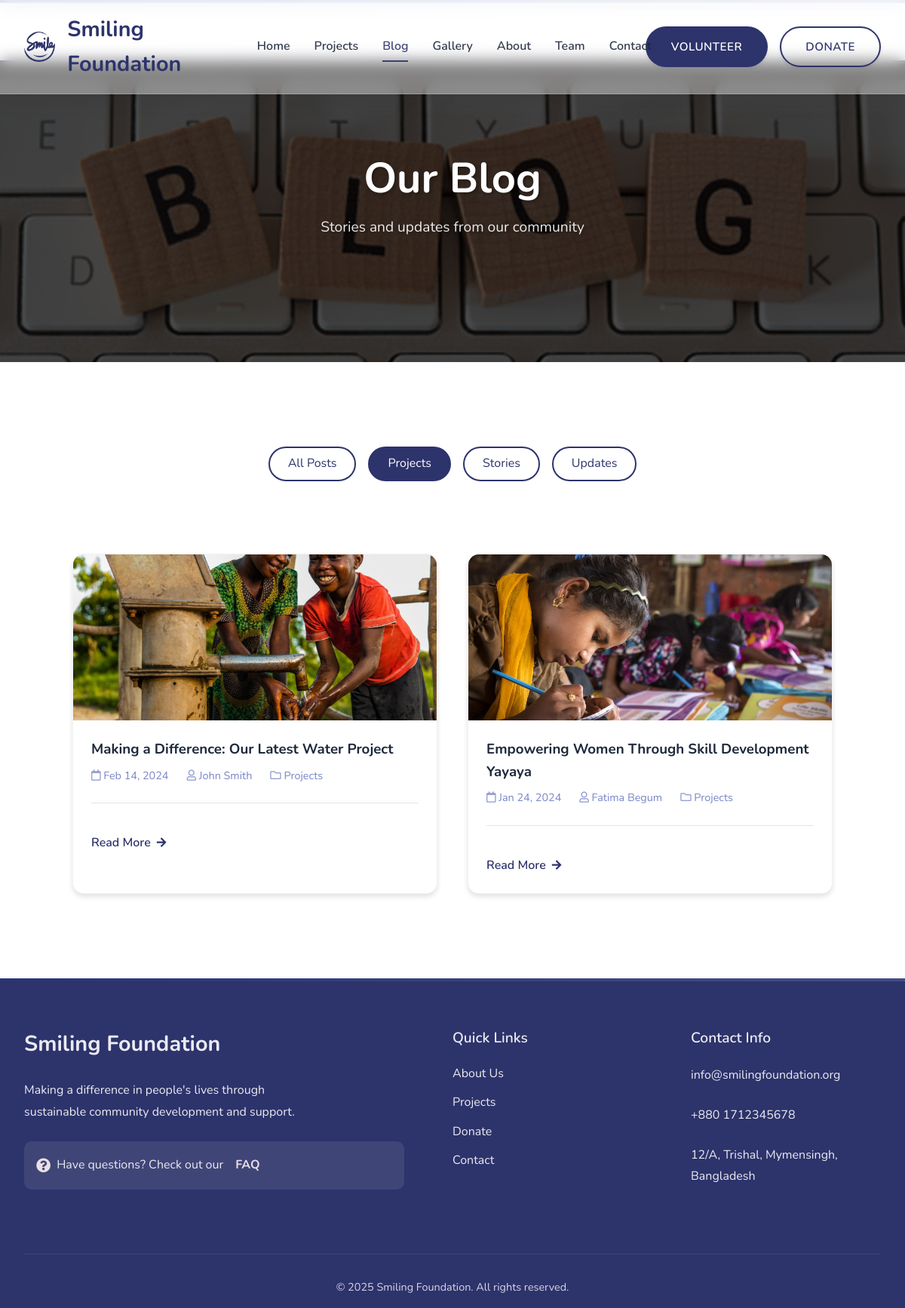
The app's page /pages/blog.php?category=1 with its own data.
### tables this page shows
CREATE TABLE `blogs` (
  `id` int(11) NOT NULL,
  `title` varchar(255) NOT NULL,
  `content` text DEFAULT NULL,
  `image` varchar(255) DEFAULT NULL,
  `author` varchar(100) DEFAULT NULL,
  `category_id` int(11) DEFAULT NULL,
  `created_at` timestamp NOT NULL DEFAULT current_timestamp()
);

### pages/blog.php (the view, shortened to what this page needs)
<?php
$conn = get_database_connection();
$fixed_categories = [
    1 => 'Projects',
    2 => 'Stories',
    3 => 'Updates'
];
$category_id = isset($_GET['category']) ? (int)$_GET['category'] : null;
if ($category_id) {
    $query = "SELECT * FROM blogs WHERE category_id = ? ORDER BY created_at DESC";
    $stmt = mysqli_prepare($conn, $query);
    mysqli_stmt_bind_param($stmt, 'i', $category_id);
} else {
    $query = "SELECT * FROM blogs ORDER BY created_at DESC";
    $stmt = mysqli_prepare($conn, $query);
}
mysqli_stmt_execute($stmt);
$result = mysqli_stmt_get_result($stmt);
$blogs = mysqli_fetch_all($result, MYSQLI_ASSOC);
?>
<!DOCTYPE html>
<html lang="en">
<head>
    <link rel="stylesheet" href="../assets/css/style.css">
    <link rel="stylesheet" href="../assets/css/animations.css">
    <link rel="stylesheet" href="https://cdnjs.cloudflare.com/ajax/libs/font-awesome/5.15.4/css/all.min.css">
</head>
<body>
    <?php include '../includes/header.php'; ?>
    <main>
        <section class="page-hero">
            <div class="hero-content fade-in">
                <h1>Our Blog</h1>
                <p>Stories and updates from our community</p>
            </div>
        </section>
        <section class="blog-section">
            <div class="container">
                <div class="blog-categories fade-in">
                    <a href="blog.php" class="category-link <?php echo !$category_id ? 'active' : ''; ?>">
                        All Posts
                    </a>
                    <?php foreach ($fixed_categories as $id => $name): ?>
                        <a href="?category=<?php echo $id; ?>"
                           class="category-link <?php echo $category_id === $id ? 'active' : ''; ?>">
                            <?php echo htmlspecialchars($name); ?>
                        </a>
                    <?php endforeach; ?>
                </div>
                <div class="blog-grid">
                    <?php if (empty($blogs)): ?>
                        <div class="no-results">
                            <h3>No blog posts found</h3>
                            <p>Try selecting a different category</p>
                        </div>
                    <?php else: ?>
                        <?php foreach ($blogs as $blog): ?>
                            <article class="blog-card fade-in">
                                <div class="blog-image">
                                    <img src="../assets/img/blog/<?php echo htmlspecialchars($blog['image']); ?>"
                                         alt="<?php echo htmlspecialchars($blog['title']); ?>">
                                </div>
                                <div class="blog-card-content">
                                    <h3><?php echo htmlspecialchars($blog['title']); ?></h3>
                                    <div class="blog-meta">
                                        <span><i class="far fa-calendar"></i> <?php echo date('M d, Y', strtotime($blog['created_at'])); ?></span>
                                        <span><i class="far fa-user"></i> <?php echo htmlspecialchars($blog['author']); ?></span>
                                        <span><i class="far fa-folder"></i> <?php echo htmlspecialchars($fixed_categories[$blog['category_id']] ?? 'Unknown'); ?></span>
                                    </div>
                                    <div class="blog-footer">
                                        <a href="blog-single.php?id=<?php echo $blog['id']; ?>" class="read-more">
                                            Read More <i class="fas fa-arrow-right"></i>
                                        </a>
                                    </div>
                                </div>
                            </article>
                        <?php endforeach; ?>
                    <?php endif; ?>
                </div>
            </div>
        </section>
    </main>
    <?php include '../includes/footer.php'; ?>
</body>
</html>

### assets/css/style.css (style rules this page uses)
:root { --primary-color: #2d336b; --secondary-color: #7886c7; --accent-color: #fff2f2; --text-color: #1e293b; --light-bg: #e6f3ff; --white: #ffffff; --gradient: linear-gradient(135deg, #1e3a8a, #7886c7); --gradient-accent: linear-gradient(135deg, #1e3a8a, #2563eb); --shadow-sm: 0 2px 4px rgba(15, 23, 42, 0.08); --shadow-md: 0 4px 6px rgba(15, 23, 42, 0.12); --shadow-lg: 0 8px 16px rgba(15, 23, 42, 0.15); --transition: all 0.3s ease; }
* { margin: 0; padding: 0; box-sizing: border-box; }
body { font-family: "Nunito", sans-serif; line-height: 1.6; color: var(--text-color); overflow-x: hidden; }
.hero-content { max-width: 800px; font-size: 4rem; text-shadow: 2px 2px 4px rgba(0, 0, 0, 0.3); }
.hero-content h1 { font-size: 4rem; margin-bottom: 1.5rem; text-shadow: 2px 2px 4px rgba(0, 0, 0, 0.3); line-height: 1.2; }
.hero-content p { font-size: 1.5rem; margin-bottom: 2.5rem; opacity: 0.9; }
section { padding: 5rem 2rem; }
section::before { content: ""; position: absolute; top: 0; left: 0; right: 0; height: 4px; background: var(--gradient); opacity: 0.3; }
.read-more { display: inline-flex; align-items: center; gap: 0.5rem; color: var(--primary-color); font-weight: 600; text-decoration: none; transition: gap 0.3s ease; }
.read-more i { font-size: 0.875rem; transition: transform 0.3s ease; }
.container { max-width: 1200px; margin: 0 auto; padding: 0 2rem; }
.fade-in { opacity: 0; transform: translateY(20px); animation: fadeIn 0.6s ease-out forwards; }
.blog-grid { display: grid; grid-template-columns: repeat(auto-fit, minmax(300px, 1fr)); gap: 2rem; }
.blog-card { background: var(--white); border-radius: 10px; overflow: hidden; box-shadow: 0 4px 6px rgba(0, 0, 0, 0.1); transition: transform 0.3s ease; }
.blog-image img { width: 100%; height: 200px; object-fit: cover; }
.blog-card-content { padding: 1.5rem; }
.blog-meta { display: flex; gap: 1rem; color: var(--secondary-color); margin: 0.5rem 0; font-size: 0.875rem; }
.read-more { display: inline-block; margin-top: 1rem; color: var(--primary-color); text-decoration: none; font-weight: 600; }
.blog-categories { display: flex; justify-content: center; flex-wrap: wrap; gap: 1rem; margin-bottom: 3rem; }
.category-link { padding: 0.5rem 1.5rem; border: 2px solid var(--primary-color); border-radius: 25px; color: var(--primary-color); text-decoration: none; transition: all 0.3s ease; }
.category-link:hover, .category-link.active { background-color: var(--primary-color); color: var(--white); }
.blog-grid { display: grid; grid-template-columns: repeat(auto-fit, minmax(300px, 1fr)); gap: 2.5rem; max-width: 1200px; margin: 0 auto; padding: 2rem; }
.blog-card { background: var(--white); border-radius: 15px; overflow: hidden; box-shadow: var(--shadow-md); transition: transform 0.3s ease; border: 1px solid rgba(0, 0, 0, 0.05); }
.blog-image { position: relative; height: 220px; overflow: hidden; }
.blog-image img { width: 100%; height: 100%; object-fit: cover; transition: transform 0.5s ease; }
.blog-meta { display: flex; gap: 1.5rem; color: var(--secondary-color); font-size: 0.9rem; margin-bottom: 1.5rem; }
.blog-meta i { opacity: 0.8; }
.blog-footer { display: flex; justify-content: space-between; align-items: center; padding-top: 1.5rem; border-top: 1px solid rgba(0, 0, 0, 0.1); }
.read-more { display: inline-flex; align-items: center; gap: 0.5rem; color: var(--primary-color); text-decoration: none; font-weight: 600; transition: all 0.3s ease; }
.read-more i { font-size: 0.8rem; transition: transform 0.3s ease; }
.blog-categories { display: flex; justify-content: center; flex-wrap: wrap; gap: 1rem; margin: 2rem 0 4rem; padding: 0 2rem; }
.page-hero { height: 50vh; background: linear-gradient(rgba(0, 0, 0, 0.7), rgba(0, 0, 0, 0.7)), var(--hero-bg, url("../img/hero/default-hero.jpg")); background-size: cover; background-position: center; display: flex; align-items: center; justify-content: center; text-align: center; color: var(--white); margin-top: 80px; position: relative; }
.page-hero .hero-content { max-width: 800px; padding: 0 2rem; position: relative; z-index: 2; }
.page-hero h1 { font-size: 3.5rem; margin-bottom: 1rem; text-shadow: 2px 2px 4px rgba(0, 0, 0, 0.3); }
.page-hero p { font-size: 1.2rem; opacity: 0.9; }
.read-more { display: inline-flex; align-items: center; gap: 0.5rem; color: var(--primary-color); text-decoration: none; font-weight: 600; transition: all 0.3s ease; margin-top: 1rem; }
.read-more i { font-size: 0.9rem; transition: transform 0.3s ease; }

### records on screen
blogs: image (picture), title "Making a Difference: Our Latest Water Project", created_at "Feb 14, 2024", author "John Smith", category "Projects"
blogs: image (picture), title "Empowering Women Through Skill Development Yayaya", created_at "Jan 24, 2024", author "Fatima Begum", category "Projects"

### other values on screen
SITE_NAME "Smiling Foundation"
$name "Projects"
$name "Stories"
$name "Updates"
CONTACT_EMAIL "info@smilingfoundation.org"
CONTACT_PHONE "+880 1712345678"
CONTACT_ADDRESS "12/A, Trishal, Mymensingh, Bangladesh"
